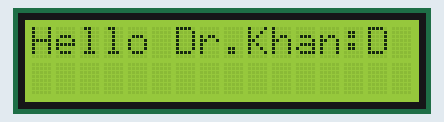
The sketch below on a simulated Arduino Uno, built with avr-gcc and run on an emulated ATmega328P. Parts: 16×2 character LCD.

Above: at 0.1 s.
At 1.1 s:
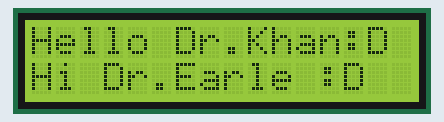

The sketch:

LCD_TestSingle.ino
```cpp
#include <LiquidCrystal_I2C.h>

// set LCD address, number of columns and rows
// if you don't know your display address, run an I2C scanner sketch
LiquidCrystal_I2C lcd(0x27, 16, 2);

void setup(){
  // initialize LCD
  lcd.init();
  // turn on LCD backlight
  lcd.backlight();
}
void loop(){
  // set cursor to first column, first row
  lcd.setCursor(0, 0);
  // print message
  lcd.print("Hello Dr.Khan:D");
  delay(1000);
  // set cursor to first column, second row
  lcd.setCursor(0,1);
  lcd.print("Hi Dr.Earle :D");
  delay(1000);

}
```
